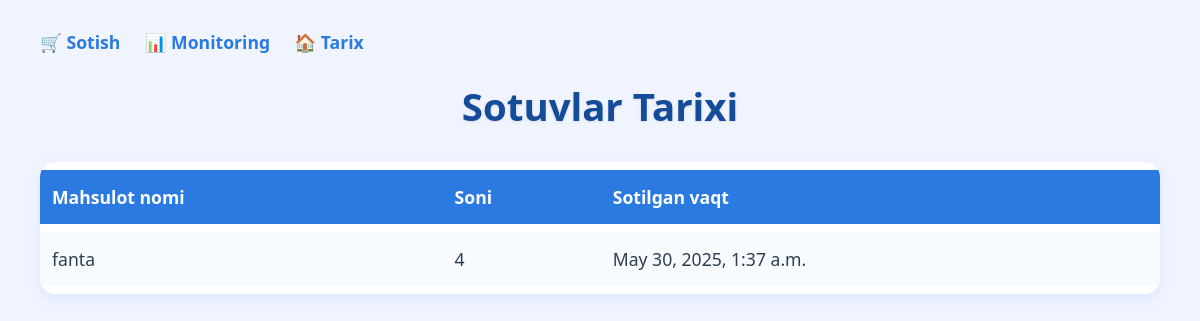
Before: /history/ (signed in) with the older database file.
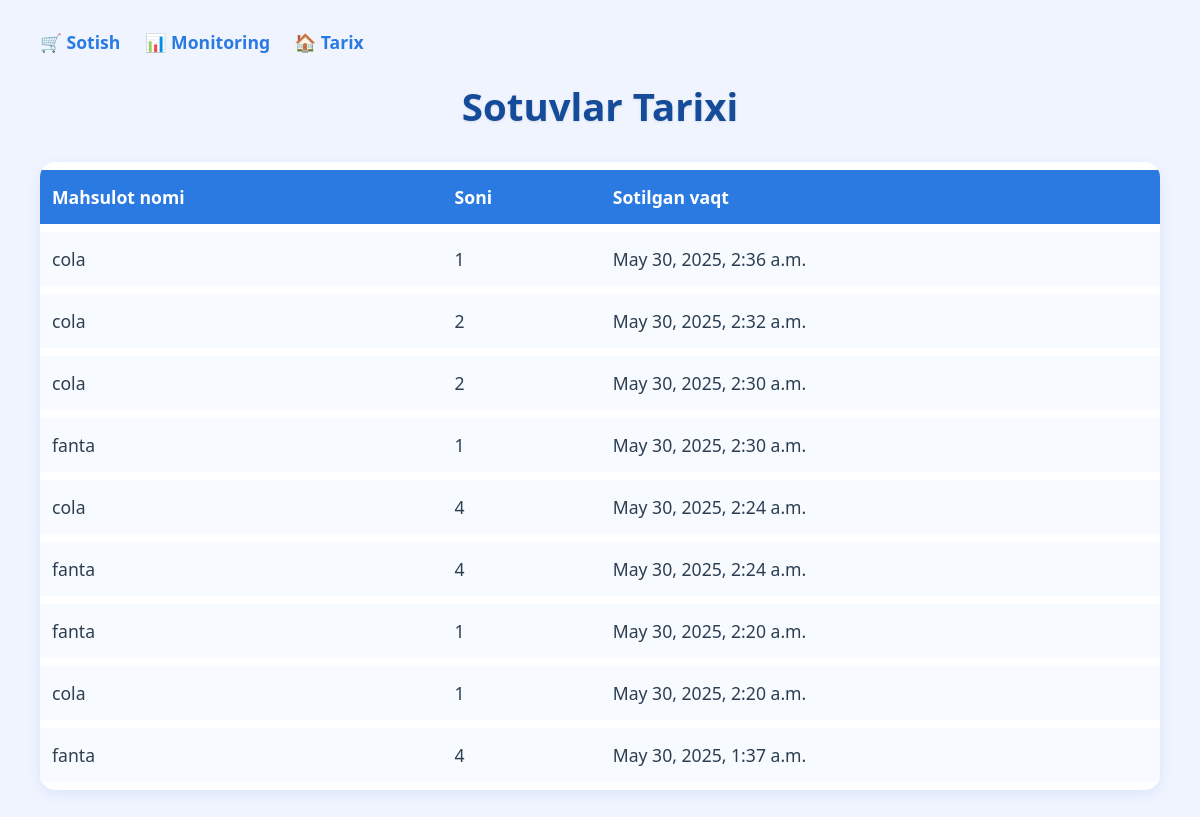
After: the same page with the newer database file.
### core/models.py (models this page shows, shortened)
class Sale(models.Model):
    product = models.ForeignKey(Product, on_delete=models.CASCADE)
    quantity_sold = models.PositiveIntegerField()
    sold_at = models.DateTimeField(auto_now_add=True)
    @property
    def total_price(self):
        return self.product.price * self.quantity_sold

class Product(models.Model):
    shop = models.ForeignKey(Shop, on_delete=models.CASCADE)
    name = models.CharField(max_length=100)
    price = models.DecimalField(max_digits=10, decimal_places=2)
    quantity = models.PositiveIntegerField()

### core/views.py (the view)
# urls.py: path('history/', views.sales_history, name='history'),
@login_required
def sales_history(request):
    sales = Sale.objects.select_related('product').order_by('-sold_at')
    return render(request, 'core/sales_history.html', {'sales': sales})

### templates/core/sales_history.html (shortened to what this page needs)
<!DOCTYPE html>
<html lang="en">
<head>
</head>
<body>
    <nav>
        <a href="{% url 'sell' %}">🛒 Sotish</a>
        <a href="{% url 'monitoring' %}">📊 Monitoring</a>
        <a href="{% url 'history' %}">🏠 Tarix</a>
    </nav>
    <h1>Sotuvlar Tarixi</h1>
    <table>
        <thead>
            <tr>
                <th>Mahsulot nomi</th>
                <th>Soni</th>
                <th>Sotilgan vaqt</th>
            </tr>
        </thead>
        <tbody>
            {% for sale in sales %}
            <tr class="sale-row" data-sale-id="{{ forloop.counter }}">
                <td>{{ sale.product.name }}</td>
                <td>{{ sale.quantity_sold }}</td>
                <td>{{ sale.sold_at }}</td>
            </tr>
            {% endfor %}
        </tbody>
    </table>
</body>
</html>

### templates/core/sales_history.html (style rules this page uses)
body { font-family: 'Segoe UI', Tahoma, Geneva, Verdana, sans-serif; background: #f0f4ff; margin: 30px 40px; color: #2c3e50; }
nav { margin-bottom: 25px; }
nav a { margin-right: 20px; text-decoration: none; color: #2a7ae2; font-weight: 600; font-size: 1.1em; transition: color 0.3s ease; }
h1 { text-align: center; color: #154c9a; margin-bottom: 30px; font-size: 2.4em; text-shadow: 0 1px 3px rgba(0,0,0,0.1); }
table { width: 100%; border-collapse: separate; border-spacing: 0 8px; background: white; box-shadow: 0 4px 14px rgba(42, 122, 226, 0.1); border-radius: 15px; overflow: hidden; font-size: 1.1em; }
thead th { background-color: #2a7ae2; color: white; padding: 15px 12px; font-weight: 700; text-align: left; }
tbody tr.sale-row { background: #f7faff; cursor: pointer; transition: background-color 0.3s ease; border-radius: 10px; }
td { padding: 15px 12px; }

Changed rows visible on the page:
added Sale: product.name "cola", quantity_sold "1", sold_at "May 30, 2025, 2:36 a.m."
added Sale: product.name "cola", quantity_sold "2", sold_at "May 30, 2025, 2:32 a.m."
added Sale: product.name "cola", quantity_sold "2", sold_at "May 30, 2025, 2:30 a.m."
added Sale: product.name "fanta", quantity_sold "1", sold_at "May 30, 2025, 2:30 a.m."
added Sale: product.name "cola", quantity_sold "4", sold_at "May 30, 2025, 2:24 a.m."
added Sale: product.name "fanta", quantity_sold "4", sold_at "May 30, 2025, 2:24 a.m."
added Sale: product.name "fanta", quantity_sold "1", sold_at "May 30, 2025, 2:20 a.m."
added Sale: product.name "cola", quantity_sold "1", sold_at "May 30, 2025, 2:20 a.m."
